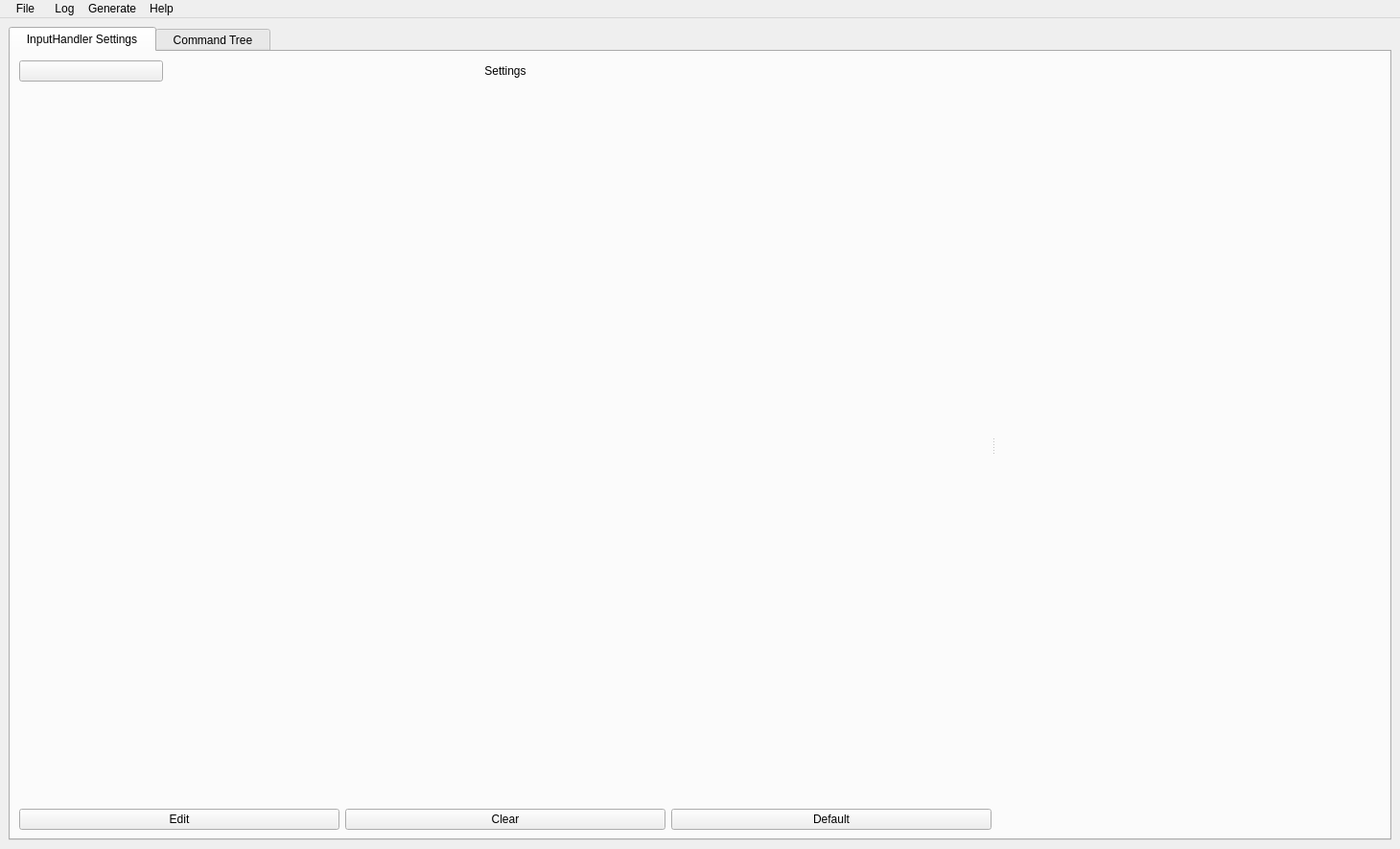
<?xml version="1.0" encoding="UTF-8"?>
<ui version="4.0">
 <class>MainWindow</class>
 <widget class="QMainWindow" name="MainWindow">
  <property name="geometry">
   <rect>
    <x>0</x>
    <y>0</y>
    <width>1460</width>
    <height>885</height>
   </rect>
  </property>
  <property name="sizePolicy">
   <sizepolicy hsizetype="Expanding" vsizetype="Expanding">
    <horstretch>0</horstretch>
    <verstretch>0</verstretch>
   </sizepolicy>
  </property>
  <property name="minimumSize">
   <size>
    <width>0</width>
    <height>0</height>
   </size>
  </property>
  <property name="mouseTracking">
   <bool>false</bool>
  </property>
  <property name="windowTitle">
   <string>InputHandler CLI generation tool</string>
  </property>
  <widget class="QWidget" name="centralwidget">
   <property name="enabled">
    <bool>true</bool>
   </property>
   <property name="sizePolicy">
    <sizepolicy hsizetype="Expanding" vsizetype="Expanding">
     <horstretch>0</horstretch>
     <verstretch>0</verstretch>
    </sizepolicy>
   </property>
   <property name="minimumSize">
    <size>
     <width>0</width>
     <height>0</height>
    </size>
   </property>
   <property name="mouseTracking">
    <bool>false</bool>
   </property>
   <property name="layoutDirection">
    <enum>Qt::LeftToRight</enum>
   </property>
   <layout class="QGridLayout" name="gridLayout_4">
    <item row="0" column="0">
     <widget class="QTabWidget" name="tabWidget">
      <property name="sizePolicy">
       <sizepolicy hsizetype="Expanding" vsizetype="Expanding">
        <horstretch>0</horstretch>
        <verstretch>0</verstretch>
       </sizepolicy>
      </property>
      <property name="minimumSize">
       <size>
        <width>0</width>
        <height>0</height>
       </size>
      </property>
      <property name="sizeIncrement">
       <size>
        <width>0</width>
        <height>0</height>
       </size>
      </property>
      <property name="mouseTracking">
       <bool>false</bool>
      </property>
      <property name="autoFillBackground">
       <bool>true</bool>
      </property>
      <property name="currentIndex">
       <number>0</number>
      </property>
      <widget class="QWidget" name="ih_settings_tab">
       <property name="sizePolicy">
        <sizepolicy hsizetype="Expanding" vsizetype="Expanding">
         <horstretch>0</horstretch>
         <verstretch>0</verstretch>
        </sizepolicy>
       </property>
       <property name="mouseTracking">
        <bool>false</bool>
       </property>
       <attribute name="title">
        <string>  InputHandler Settings  </string>
       </attribute>
       <layout class="QGridLayout" name="gridLayout_3">
        <item row="0" column="0">
         <widget class="QSplitter" name="settings_tab_splitter">
          <property name="sizePolicy">
           <sizepolicy hsizetype="Expanding" vsizetype="Expanding">
            <horstretch>0</horstretch>
            <verstretch>0</verstretch>
           </sizepolicy>
          </property>
          <property name="orientation">
           <enum>Qt::Horizontal</enum>
          </property>
          <widget class="QWidget" name="settings_container" native="true">
           <property name="sizePolicy">
            <sizepolicy hsizetype="Expanding" vsizetype="Expanding">
             <horstretch>0</horstretch>
             <verstretch>0</verstretch>
            </sizepolicy>
           </property>
           <layout class="QGridLayout" name="gridLayout_2">
            <item row="1" column="1">
             <widget class="QLabel" name="tab_1_settings_table_label">
              <property name="sizePolicy">
               <sizepolicy hsizetype="MinimumExpanding" vsizetype="Minimum">
                <horstretch>0</horstretch>
                <verstretch>0</verstretch>
               </sizepolicy>
              </property>
              <property name="minimumSize">
               <size>
                <width>0</width>
                <height>0</height>
               </size>
              </property>
              <property name="text">
               <string>Settings</string>
              </property>
              <property name="alignment">
               <set>Qt::AlignCenter</set>
              </property>
             </widget>
            </item>
            <item row="1" column="0">
             <widget class="QPushButton" name="settings_tree_collapse_button">
              <property name="maximumSize">
               <size>
                <width>150</width>
                <height>16777215</height>
               </size>
              </property>
              <property name="text">
               <string/>
              </property>
             </widget>
            </item>
            <item row="4" column="0">
             <widget class="QPushButton" name="edit_setting_button">
              <property name="sizePolicy">
               <sizepolicy hsizetype="MinimumExpanding" vsizetype="Fixed">
                <horstretch>0</horstretch>
                <verstretch>0</verstretch>
               </sizepolicy>
              </property>
              <property name="text">
               <string>Edit</string>
              </property>
             </widget>
            </item>
            <item row="4" column="2">
             <widget class="QPushButton" name="default_setting_button">
              <property name="sizePolicy">
               <sizepolicy hsizetype="MinimumExpanding" vsizetype="Fixed">
                <horstretch>0</horstretch>
                <verstretch>0</verstretch>
               </sizepolicy>
              </property>
              <property name="text">
               <string>Default</string>
              </property>
             </widget>
            </item>
            <item row="4" column="1">
             <widget class="QPushButton" name="clear_setting_button">
              <property name="sizePolicy">
               <sizepolicy hsizetype="MinimumExpanding" vsizetype="Fixed">
                <horstretch>0</horstretch>
                <verstretch>0</verstretch>
               </sizepolicy>
              </property>
              <property name="text">
               <string>Clear</string>
              </property>
             </widget>
            </item>
            <item row="2" column="0" colspan="3">
             <widget class="QWidget" name="settings_tree_container" native="true">
              <property name="sizePolicy">
               <sizepolicy hsizetype="Expanding" vsizetype="Expanding">
                <horstretch>0</horstretch>
                <verstretch>0</verstretch>
               </sizepolicy>
              </property>
             </widget>
            </item>
           </layout>
          </widget>
          <widget class="QWidget" name="settings_code_preview_container" native="true">
           <property name="sizePolicy">
            <sizepolicy hsizetype="Expanding" vsizetype="Expanding">
             <horstretch>0</horstretch>
             <verstretch>0</verstretch>
            </sizepolicy>
           </property>
          </widget>
         </widget>
        </item>
       </layout>
      </widget>
      <widget class="QWidget" name="command_tab">
       <property name="sizePolicy">
        <sizepolicy hsizetype="Expanding" vsizetype="Expanding">
         <horstretch>0</horstretch>
         <verstretch>0</verstretch>
        </sizepolicy>
       </property>
       <property name="mouseTracking">
        <bool>false</bool>
       </property>
       <property name="layoutDirection">
        <enum>Qt::LeftToRight</enum>
       </property>
       <attribute name="title">
        <string>  Command Tree  </string>
       </attribute>
       <layout class="QGridLayout" name="gridLayout_5">
        <item row="0" column="0">
         <widget class="QSplitter" name="command_tab_splitter">
          <property name="sizePolicy">
           <sizepolicy hsizetype="Expanding" vsizetype="Expanding">
            <horstretch>0</horstretch>
            <verstretch>0</verstretch>
           </sizepolicy>
          </property>
          <property name="orientation">
           <enum>Qt::Horizontal</enum>
          </property>
          <widget class="QWidget" name="commands_container" native="true">
           <property name="sizePolicy">
            <sizepolicy hsizetype="Expanding" vsizetype="Expanding">
             <horstretch>0</horstretch>
             <verstretch>0</verstretch>
            </sizepolicy>
           </property>
           <layout class="QGridLayout" name="gridLayout_6">
            <item row="0" column="0">
             <widget class="QPushButton" name="command_tree_collapse_button">
              <property name="sizePolicy">
               <sizepolicy hsizetype="MinimumExpanding" vsizetype="Minimum">
                <horstretch>0</horstretch>
                <verstretch>0</verstretch>
               </sizepolicy>
              </property>
              <property name="maximumSize">
               <size>
                <width>150</width>
                <height>25</height>
               </size>
              </property>
              <property name="toolTip">
               <string>open command settings menu</string>
              </property>
              <property name="text">
               <string/>
              </property>
             </widget>
            </item>
            <item row="2" column="0">
             <widget class="QPushButton" name="new_cmd_button">
              <property name="sizePolicy">
               <sizepolicy hsizetype="MinimumExpanding" vsizetype="Fixed">
                <horstretch>0</horstretch>
                <verstretch>0</verstretch>
               </sizepolicy>
              </property>
              <property name="minimumSize">
               <size>
                <width>0</width>
                <height>0</height>
               </size>
              </property>
              <property name="text">
               <string>New</string>
              </property>
             </widget>
            </item>
            <item row="2" column="1">
             <widget class="QPushButton" name="edit_cmd_button">
              <property name="sizePolicy">
               <sizepolicy hsizetype="MinimumExpanding" vsizetype="Fixed">
                <horstretch>0</horstretch>
                <verstretch>0</verstretch>
               </sizepolicy>
              </property>
              <property name="minimumSize">
               <size>
                <width>0</width>
                <height>0</height>
               </size>
              </property>
              <property name="text">
               <string>Edit</string>
              </property>
             </widget>
            </item>
            <item row="2" column="2">
             <widget class="QPushButton" name="delete_cmd_button">
              <property name="sizePolicy">
               <sizepolicy hsizetype="MinimumExpanding" vsizetype="Fixed">
                <horstretch>0</horstretch>
                <verstretch>0</verstretch>
               </sizepolicy>
              </property>
              <property name="text">
               <string>Delete</string>
              </property>
             </widget>
            </item>
            <item row="0" column="1">
             <widget class="QLabel" name="tab_2_command_tree_label">
              <property name="sizePolicy">
               <sizepolicy hsizetype="MinimumExpanding" vsizetype="Minimum">
                <horstretch>0</horstretch>
                <verstretch>0</verstretch>
               </sizepolicy>
              </property>
              <property name="minimumSize">
               <size>
                <width>0</width>
                <height>25</height>
               </size>
              </property>
              <property name="maximumSize">
               <size>
                <width>200</width>
                <height>16777215</height>
               </size>
              </property>
              <property name="text">
               <string>Commands</string>
              </property>
              <property name="alignment">
               <set>Qt::AlignCenter</set>
              </property>
             </widget>
            </item>
            <item row="1" column="0" colspan="3">
             <widget class="QWidget" name="command_tree_container" native="true">
              <property name="sizePolicy">
               <sizepolicy hsizetype="Expanding" vsizetype="Expanding">
                <horstretch>0</horstretch>
                <verstretch>0</verstretch>
               </sizepolicy>
              </property>
              <property name="minimumSize">
               <size>
                <width>0</width>
                <height>0</height>
               </size>
              </property>
             </widget>
            </item>
           </layout>
          </widget>
          <widget class="QWidget" name="commands_code_preview_container" native="true">
           <property name="sizePolicy">
            <sizepolicy hsizetype="Expanding" vsizetype="Expanding">
             <horstretch>0</horstretch>
             <verstretch>0</verstretch>
            </sizepolicy>
           </property>
          </widget>
         </widget>
        </item>
       </layout>
      </widget>
     </widget>
    </item>
   </layout>
  </widget>
  <widget class="QMenuBar" name="menubar">
   <property name="geometry">
    <rect>
     <x>0</x>
     <y>0</y>
     <width>1460</width>
     <height>22</height>
    </rect>
   </property>
   <widget class="QMenu" name="menuFile">
    <property name="title">
     <string>  File  </string>
    </property>
    <addaction name="actionOpen"/>
    <addaction name="actionSave"/>
    <addaction name="actionSave_As"/>
    <addaction name="actionPreferences"/>
    <addaction name="actionExit"/>
   </widget>
   <widget class="QMenu" name="menuHelp">
    <property name="title">
     <string>Help</string>
    </property>
    <addaction name="actionInputHandler_Documentation"/>
    <addaction name="actionAbout"/>
   </widget>
   <widget class="QMenu" name="menuGenerate">
    <property name="title">
     <string>Generate</string>
    </property>
    <addaction name="actionGenerate_CLI_Files"/>
   </widget>
   <widget class="QMenu" name="menuLog">
    <property name="title">
     <string>Log</string>
    </property>
    <addaction name="actionOpen_Log_History"/>
   </widget>
   <addaction name="menuFile"/>
   <addaction name="menuLog"/>
   <addaction name="menuGenerate"/>
   <addaction name="menuHelp"/>
  </widget>
  <action name="actionOpen">
   <property name="text">
    <string>Open</string>
   </property>
   <property name="shortcut">
    <string>Ctrl+O</string>
   </property>
  </action>
  <action name="actionSave">
   <property name="text">
    <string>Save</string>
   </property>
   <property name="shortcut">
    <string>Ctrl+S</string>
   </property>
  </action>
  <action name="actionPreferences">
   <property name="text">
    <string>Preferences</string>
   </property>
   <property name="shortcut">
    <string>Ctrl+P</string>
   </property>
  </action>
  <action name="actionInputHandler_Documentation">
   <property name="text">
    <string>InputHandler Documentation</string>
   </property>
   <property name="shortcut">
    <string>Ctrl+D</string>
   </property>
  </action>
  <action name="actionAbout">
   <property name="text">
    <string>About</string>
   </property>
  </action>
  <action name="actionGenerate_CLI_Files">
   <property name="text">
    <string>Generate CLI Files</string>
   </property>
   <property name="shortcut">
    <string>F2</string>
   </property>
  </action>
  <action name="actionSave_As">
   <property name="text">
    <string>Save As</string>
   </property>
   <property name="shortcut">
    <string>Ctrl+Shift+S</string>
   </property>
  </action>
  <action name="actionExit">
   <property name="text">
    <string>Exit</string>
   </property>
   <property name="shortcut">
    <string>Ctrl+X</string>
   </property>
  </action>
  <action name="actionOpen_Log_History">
   <property name="text">
    <string>Open Log History</string>
   </property>
   <property name="shortcut">
    <string>F1</string>
   </property>
  </action>
 </widget>
 <tabstops>
  <tabstop>command_tree_collapse_button</tabstop>
  <tabstop>new_cmd_button</tabstop>
  <tabstop>edit_cmd_button</tabstop>
  <tabstop>delete_cmd_button</tabstop>
  <tabstop>edit_setting_button</tabstop>
  <tabstop>clear_setting_button</tabstop>
  <tabstop>default_setting_button</tabstop>
 </tabstops>
 <resources/>
 <connections/>
</ui>
